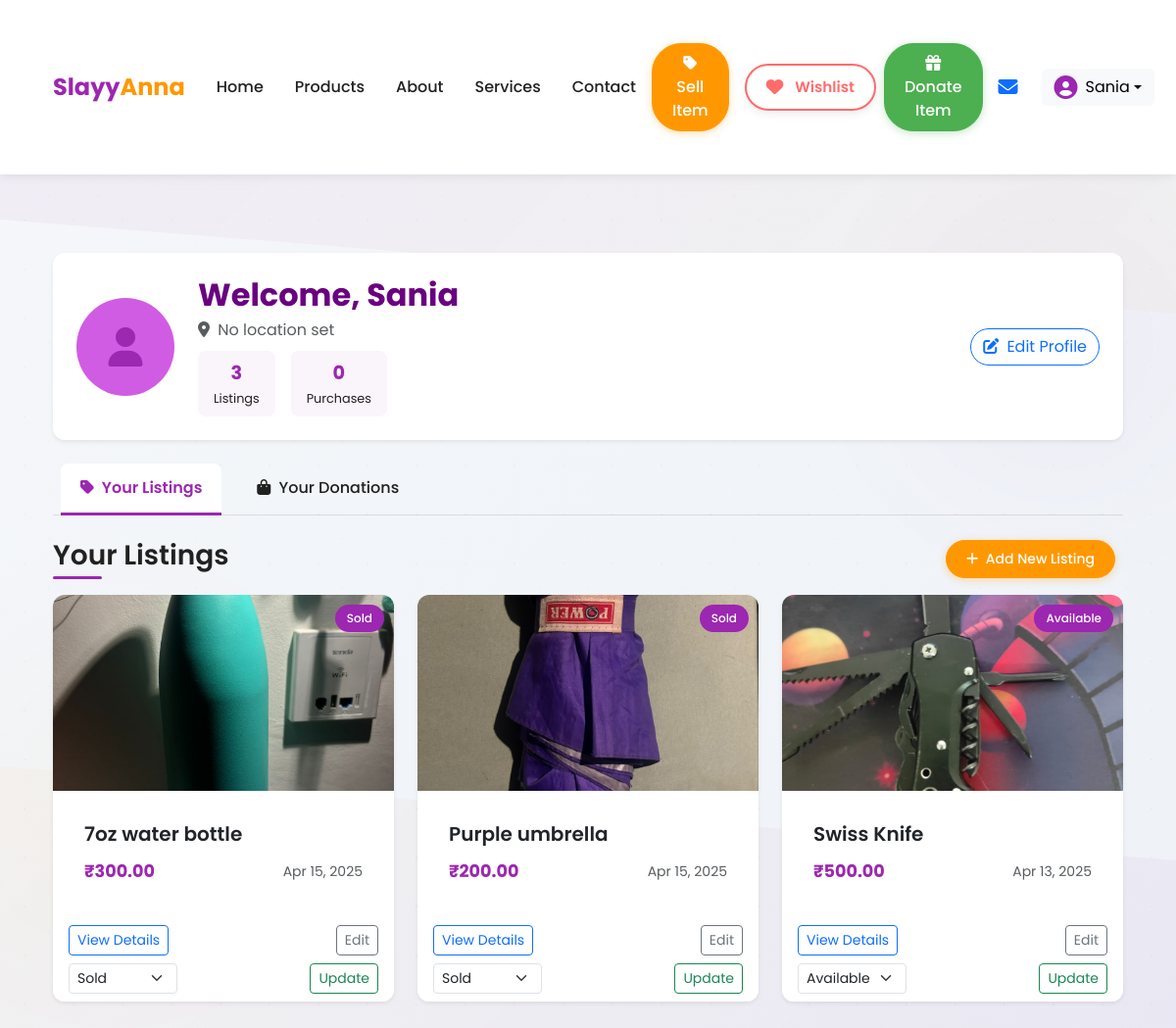
/users/profile (signed in), run on the app's committed database.
### users/models.py (models this page shows, shortened)
class User(AbstractUser):
    username = None  # Removing default username field
    phone_number = models.CharField(
        max_length=15,
        unique=True,
        primary_key=True,
        validators=[RegexValidator(r'^\+?1?\d{9,15}$', message="Enter a valid phone number.")]
    )
    name = models.CharField(max_length=100, default='', blank=True)
    email = models.EmailField(blank=True)
    student_id = models.CharField(max_length=20, unique=True)
    profile_picture = models.ImageField(upload_to=profile_picture_upload_path, blank=True)
    student_id_picture = models.ImageField(upload_to=student_id_upload_path)
    seller_rating = models.DecimalField(
        max_digits=2,
        decimal_places=1,
        validators=[MinValueValidator(1.0), MaxValueValidator(5.0)],
        default=5.0,
        help_text="Seller rating between 1 and 5"
    )
    created_at = models.DateTimeField(auto_now_add=True)
    USERNAME_FIELD = 'phone_number'
    REQUIRED_FIELDS = ['student_id']
    objects = UserManager()

### products/models.py (models this page shows, shortened)
class Product(models.Model):
    CONDITION_CHOICES = [("new", "New"), ("used", "Used")]
    STATUS_CHOICES = [("available", "Available"), ("sold", "Sold"), ("donated", "Donated")]
    title = models.CharField(max_length=200)
    description = models.TextField()
    price = models.DecimalField(max_digits=10, decimal_places=2)
    condition = models.CharField(max_length=10, choices=CONDITION_CHOICES)
    location = models.CharField(max_length=100)
    status = models.CharField(max_length=10, choices=STATUS_CHOICES, default="available")
    category = models.ManyToManyField(Category)
    seller = models.ForeignKey(User, on_delete=models.CASCADE, related_name="products")
    created_at = models.DateTimeField(auto_now_add=True)
    _3d_model_url = models.URLField(blank=True, null=True)
    main_image = models.ImageField(
        upload_to=product_main_image_path,
        verbose_name='Main Product Image'
    )

### users/views.py (the view)
# urls.py: path('profile',user_profile_view,name='profile'),
def user_profile_view(request):
    user = request.user
    listed_products = Product.objects.filter(seller = user).order_by('-created_at')
    context = {
        'listed_products': listed_products,
    }
    return render(request,'users/profile.html',context)

### templates/users/profile.html (shortened to what this page needs)
{% extends 'base.html' %}
{% load static %}
{% block content %}
{% include 'header.html' %}
<div class="container my-5">
  <div class="profile-header bg-white rounded-lg shadow-sm p-4 mb-4">
    <div class="d-md-flex align-items-center">
      <div class="profile-image me-md-4 mb-3 mb-md-0 text-center text-md-start">
        {% if request.user.profile_image %}
          <img src="{{ request.user.profile_image.url }}" class="rounded-circle profile-avatar" alt="{{ request.user.name }}">
        {% else %}
          <div class="profile-avatar-placeholder rounded-circle d-flex align-items-center justify-content-center">
            <i class="fas fa-user"></i>
          </div>
        {% endif %}
      </div>
      <div class="profile-info">
        <h2 class="mb-1 fw-bold">Welcome, {{ request.user.name }}</h2>
        <p class="text-muted mb-2">
          <i class="fas fa-map-marker-alt me-1"></i>
          {% if request.user.location %}{{ request.user.location }}{% else %}No location set{% endif %}
        </p>
        <div class="profile-stats d-flex flex-wrap gap-3 mt-2">
          <div class="stat-item">
            <span class="stat-value">{{ listed_products|length }}</span>
            <span class="stat-label">Listings</span>
          </div>
          <div class="stat-item">
            <span class="stat-value">{{ bought_products|length }}</span>
            <span class="stat-label">Purchases</span>
          </div>
        </div>
      </div>
      <div class="profile-actions ms-md-auto mt-3 mt-md-0">
        <a href="{% url 'home' %}" class="btn btn-outline-primary rounded-pill">
          <i class="fas fa-edit me-1"></i> Edit Profile
        </a>
      </div>
    </div>
  </div>
  <ul class="nav nav-tabs profile-tabs mb-4" id="profileTabs" role="tablist">
    <li class="nav-item" role="presentation">
      <button class="nav-link active" id="listings-tab" data-bs-toggle="tab" data-bs-target="#listings" type="button" role="tab" aria-controls="listings" aria-selected="true">
        <i class="fas fa-tag me-1"></i> Your Listings
      </button>
    </li>
    <li class="nav-item" role="presentation">
      <button class="nav-link" id="purchases-tab" data-bs-toggle="tab" data-bs-target="#purchases" type="button" role="tab" aria-controls="purchases" aria-selected="false">
        <i class="fas fa-shopping-bag me-1"></i> Your Donations
      </button>
    </li>
  </ul>
  <div class="tab-content" id="profileTabsContent">
    <div class="tab-pane fade show active" id="listings" role="tabpanel" aria-labelledby="listings-tab">
      <div class="d-flex justify-content-between align-items-center mb-3">
        <h3 class="section-title mb-0">Your Listings</h3>
        <a href="{% url 'create' %}" class="btn btn-feature btn-sm">
          <i class="fas fa-plus me-1"></i> Add New Listing
        </a>
      </div>
      {% if listed_products %}
        <div class="row g-4">
          {% for product in listed_products %}
            <div class="col-md-6 col-lg-4">
              <div class="card product-card h-100 border-0 shadow-sm">
                <div class="product-img-wrapper">
                  <img src="{{ product.main_image.url }}" class="card-img-top" alt="{{ product.title }}">
                  <div class="product-badge">{{ product.get_status_display }}</div>
                </div>
                <div class="card-body">
                  <h5 class="card-title text-truncate">{{ product.title }}</h5>
                  <div class="d-flex justify-content-between align-items-center">
                    <p class="card-text price mb-0">₹{{ product.price }}</p>
                    <p class="text-muted small mb-0">{{ product.created_at|date:"M d, Y" }}</p>
                  </div>
                </div>
                <div class="card-footer bg-white border-top-0">
                  <div class="d-flex justify-content-between">
                    <a href="{% url 'product_detail' product.pk %}" class="btn btn-sm btn-outline-primary">View Details</a>
                    <a href="#" class="btn btn-sm btn-outline-secondary">Edit</a>
                  </div>
                  {% if product %}
                  <form method="POST" action="{% url 'update_product_status' product.pk %}" class="mt-2">
                    <div class="d-flex align-items-center justify-content-between">
                      <select name="status" class="form-select form-select-sm w-auto">
                        {% for key, value in product.STATUS_CHOICES %}
                          <option value="{{ key }}" {% if product.status == key %}selected{% endif %}>{{ value }}</option>
                        {% endfor %}
                      </select>
                      <button type="submit" class="btn btn-sm btn-outline-success ms-2">Update</button>
                    </div>
                  </form>
                  {% endif %}
                </div>
              </div>
            </div>
          {% endfor %}
        </div>
      {% endif %}
    </div>
  </div>
</div>
{% endblock %}

### templates/header.html (shortened to what this page needs)
{% load static %}
<nav class="navbar navbar-expand-lg navbar-light sticky-top">
    <div class="container">
        <a class="navbar-brand" href="{% url 'home' %}">Slayy<span>Anna</span></a>
        <div class="collapse navbar-collapse" id="navbarContent">
            <ul class="navbar-nav me-auto mb-2 mb-lg-0">
                <li class="nav-item">
                    <a class="nav-link {% if request.path == '/' %}active{% endif %}" href="{% url 'home' %}">Home</a>
                </li>
                <li class="nav-item">
                    <a class="nav-link {% if 'products' in request.path %}active{% endif %}" href="{% url 'home' %}">Products</a>
                </li>
                <li class="nav-item">
                    <a class="nav-link {% if 'about' in request.path %}active{% endif %}" href="{% url 'home' %}">About</a>
                </li>
                <li class="nav-item">
                    <a class="nav-link {% if 'services' in request.path %}active{% endif %}" href="{% url 'home' %}">Services</a>
                </li>
                <li class="nav-item">
                    <a class="nav-link {% if 'contact' in request.path %}active{% endif %}" href="{% url 'home' %}">Contact</a>
                </li>
            </ul>
<div class="d-flex align-items-center me-3 gap-2">
    <a href="{% url 'create' %}" class="btn btn-feature">
        <i class="fas fa-tag"></i> Sell Item
    </a>
    <a href="{% url 'wishlist' %}" class="btn-btn-feature">
        <i class="fas fa-heart me-1"></i> Wishlist
    </a>
    <a href="{% url 'donate_product' %}" class="btn btn-feature btn-donate">
        <i class="fas fa-gift"></i> Donate Item
    </a>
    {% if user.is_authenticated %}
        <a href="{% url 'chat_inbox' %}" class="position-relative me-2 text-decoration-none" title="Messages">
            <i class="fas fa-envelope fa-lg text-primary"></i>
        </a>
    {% endif %}
</div>
{% if user.is_authenticated %}
    <div class="dropdown">
        <button class="btn btn-light dropdown-toggle d-flex align-items-center" type="button"
                data-bs-toggle="dropdown" aria-expanded="false">
            {% if user.profile_image %}
                <img src="{{ user.profile_image.url }}" class="avatar" alt="{{ user.name }}">
            {% else %}
                <i class="fas fa-user-circle me-2" style="font-size: 1.5rem; color: var(--primary-color);"></i>
            {% endif %}
            <span class="d-none d-sm-inline">{{ user.name|default:user.phone_number }}</span>
        </button>
    </div>
{% endif %}
        </div>
    </div>
</nav>

### static/css/custom.css (style rules this page uses)
:root { --primary-color: #9c27b0; --primary-light: #d05ce3; --primary-dark: #6a0080; --accent-color: #ff9800; --text-dark: #212121; --text-light: #f5f5f5; --background-light: #f8f9fa; --background-gradient: linear-gradient(135deg, #f5f7fa 0%, #eef2f7 100%); }
body { font-family: 'Poppins', sans-serif; background: var(--background-gradient); color: var(--text-dark); line-height: 1.6; min-height: 100vh; background-color: black; }
h1, h2, h3, h4, h5, h6 { font-weight: 600; color: var(--primary-dark); }
a { color: var(--primary-color); transition: color 0.3s ease; }
.container { padding: 2rem 1.5rem; }
.card { border: none; border-radius: 12px; box-shadow: 0 8px 20px rgba(0, 0, 0, 0.1); transition: transform 0.3s ease, box-shadow 0.3s ease; overflow: hidden; }
.card-body { padding: 2rem; }
.navbar { background-color: white; box-shadow: 0 4px 12px rgba(0, 0, 0, 0.05); }
.navbar-brand { font-weight: 700; color: var(--primary-color); }

### templates/base.html (style rules this page uses)
:root { --primary-color: #9c27b0; --primary-light: #d05ce3; --primary-dark: #6a0080; --accent-color: #ff9800; --text-dark: #212121; --text-light: #f5f5f5; --background-light: #f8f9fa; }
body { position: relative; background-color: var(--background-light); overflow-x: hidden; font-family: 'Poppins', sans-serif; min-height: 100vh; }
body::before { content: ""; position: fixed; top: 0; left: 0; width: 100%; height: 100%; background-image: radial-gradient(var(--primary-color) 1px, transparent 1px), radial-gradient(var(--accent-color) 1px, transparent 1px); background-size: 50px 50px; background-position: 0 0, 25px 25px; opacity: 0.03; z-index: -2; }

### templates/header.html (style rules this page uses)
.navbar { padding: 0.75rem 1rem; box-shadow: 0 2px 10px rgba(0, 0, 0, 0.08); background-color: white; }
.navbar-brand { font-weight: 700; color: var(--primary-color); font-size: 1.5rem; }
.navbar-brand span { color: var(--accent-color); }
.nav-link { color: var(--text-dark); font-weight: 500; margin: 0 0.5rem; padding: 0.5rem 0.75rem; border-radius: 6px; transition: all 0.3s ease; }
.nav-link.active { color: var(--primary-color); font-weight: 600; }
.btn-feature { background-color: var(--accent-color); border-color: var(--accent-color); color: white; border-radius: 30px; font-weight: 500; padding: 0.5rem 1.25rem; transition: all 0.3s ease; box-shadow: 0 2px 8px rgba(255, 152, 0, 0.3); margin-right: 0.5rem; }
.btn-donate { background-color: #4caf50; border-color: #4caf50; color: white; box-shadow: 0 2px 8px rgba(76, 175, 80, 0.3); }
.btn-btn-feature { display: inline-flex; align-items: center; gap: 8px; padding: 10px 20px; border-radius: 30px; font-weight: 600; font-size: 0.95rem; transition: all 0.25s ease; box-shadow: 0 3px 10px rgba(0, 0, 0, 0.08); text-decoration: none; border: none; background-color: #fff; color: #FF6B6B; border: 2px solid #FF6B6B; cursor: pointer; }
.btn-btn-feature i { font-size: 1.1rem; color: #FF6B6B; }

### data on the page
User: name "Sania", user.name "Sania"
Product: main_image (picture), status "Sold", title "7oz water bottle", price "300.00", created_at "Apr 15, 2025"
Product: main_image (picture), status "Sold", title "Purple umbrella", price "200.00", created_at "Apr 15, 2025"
Product: main_image (picture), status "Available", title "Swiss Knife", price "500.00", created_at "Apr 13, 2025"

### other printed values
{{ listed_products|length }} "3"
{{ bought_products|length }} "0"
